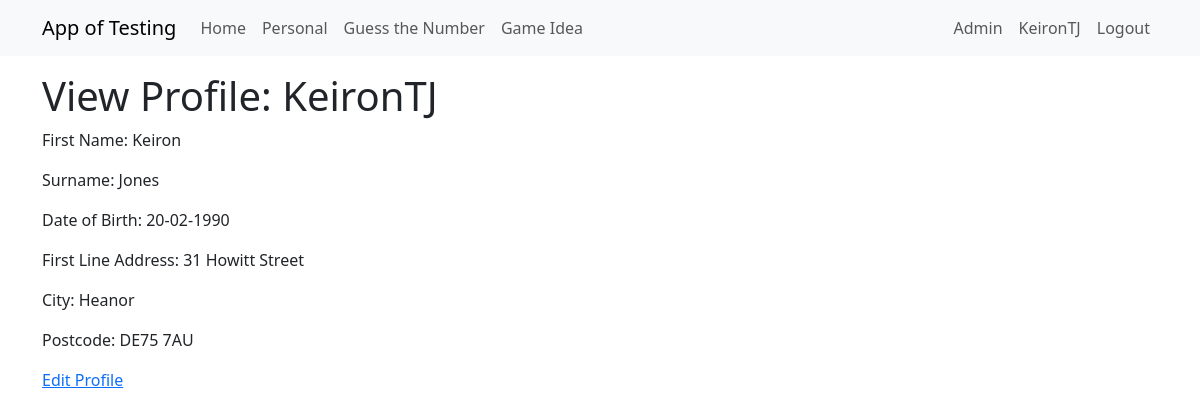
The page /view_profile/1 (signed in) on the database as committed earlier.
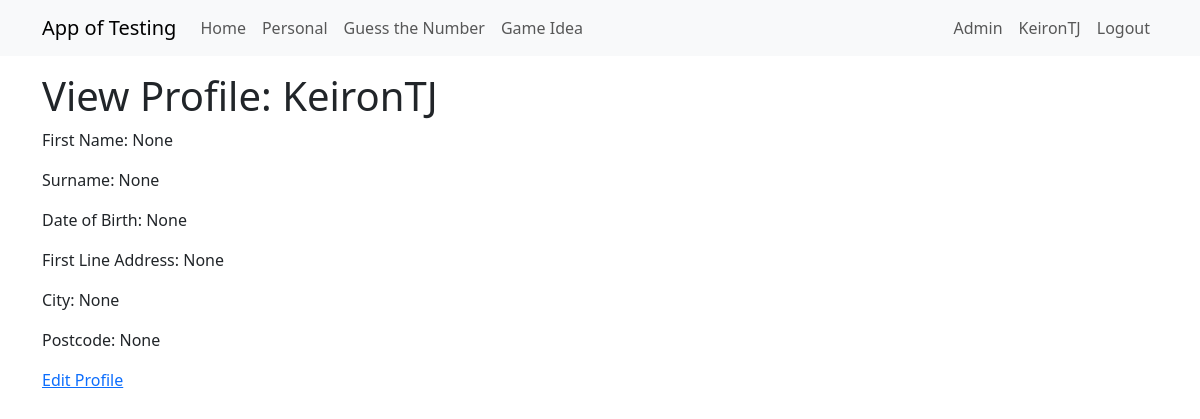
The same page on the database as committed later.
### app/models.py (models this page shows, shortened)
class User(UserMixin, db.Model):
    id = db.Column(Integer, primary_key=True)
    username = db.Column(String(64), index=True, unique=True)
    firstname = db.Column(String(64), nullable=True)
    surname = db.Column(String(64), nullable=True)
    dob = db.Column(DateTime, nullable=True)
    firstlineaddress = db.Column(String(64), nullable=True)
    city = db.Column(String(64), nullable=True)
    postcode = db.Column(String(64), nullable=True)
    email = db.Column(String(120), index=True, unique=True)
    password_hash = db.Column(String(256))
    role=so.relationship("Role", secondary="user_roles")
    active = db.Column(db.Boolean(), default=True)
    testgame = so.relationship("TestGame", back_populates="user")
    def is_admin(self):
        return 'admin' in [role.name for role in self.role]

### app/main/routes.py (the view)
@bp.route('/view_profile/<user_id>', methods=['GET', 'POST'])
@login_required
def view_profile(user_id):
    user = User.query.filter_by(id=user_id).first_or_404()
    if not current_user.is_admin() and current_user.id != user.id:
        return redirect(url_for('admin.not_admin'))
    return render_template("view_profile.html" , title='View Profile', user=user)

### app/models.py (called while the page is built)
@login.user_loader
def load_user(id):
    return db.session.get(User, int(id))

### app/templates/view_profile.html
{% extends "base.html" %}
{% block content %}
<h1> View Profile: {{ user.username }} </h1>
<p>First Name: {{ user.firstname }}</p>
<p>Surname: {{ user.surname }}</p>
{% if user.dob == None %}
    <p>Date of Birth: None</p>
{% else %}
    <p>Date of Birth: {{ user.dob.strftime('%d-%m-%Y') }}</p>
{% endif %}
<p>First Line Address: {{ user.firstlineaddress }}</p>
<p>City: {{ user.city }}</p>
<p>Postcode: {{ user.postcode }}</p>
<p>
    <a href="{{ url_for('main.edit_profile', user_id=user.id) }}" class="">Edit Profile</a>
</p>
{% endblock %}

### app/templates/base.html (shortened to what this page needs)
<!doctype html>
<html lang="en">
  <head>
    <link
        href="https://cdn.jsdelivr.net/npm/bootstrap@5.3.2/dist/css/bootstrap.min.css"
        rel="stylesheet"
>
    <link rel="stylesheet" href="{{ url_for('static', filename='style.css') }}">
  </head>
  <body>
    <nav class="navbar navbar-expand-lg bg-body-tertiary">
      <div class="container">
        <a class="navbar-brand" href="{{ url_for('main.index') }}">App of Testing</a>
        <div class="collapse navbar-collapse" id="navbarSupportedContent">
          <ul class="navbar-nav me-auto mb-2 mb-lg-0">
            <li class="nav-item">
              <a class="nav-link" aria-current="page" href="{{ url_for('main.index') }}">Home</a>
            </li>
            <li class="nav-item">
              <a class="nav-link" aria-current="page" href="{{ url_for('financeapp.pfhome') }}">Personal</a>
            </li>
            <li class="nav-item">
              <a class="nav-link" aria-current="page" href="{{ url_for('gtn.guessthenumberhome') }}">Guess the Number</a>
            </li>
            <li class="nav-item">
              <a class="nav-link" aria-current="page" href="{{ url_for('testgame.tg_startmenu') }}">Game Idea</a>
            </li>
          </ul>
          <ul class="navbar-nav mb-2 mb-lg-0">
            {% if current_user.is_anonymous %}
              <li class="nav-item">
                <a class="nav-link" aria-current="page" href="{{ url_for('auth.login') }}">Login</a>
              </li>
            {% else %}
              {% if current_user.is_admin() %}
                <li class="nav-item">
                  <a class="nav-link" aria-current="page" href="{{ url_for('admin.admin_home') }}">Admin</a>
                </li>
              {% endif %}
              <li class="nav-item">
                <a class="nav-link" aria-current="page" href="{{ url_for('main.view_profile', user_id=current_user.id) }}">{{ current_user.username }}</a>
              </li>
              <li class="nav-item">
                <a class="nav-link" aria-current="page" href="{{ url_for('auth.logout') }}">Logout</a>
              </li>
            {% endif %}
          </ul>
        </div>
      </div>
    </nav>
    <div class="container mt-3">
      {% block content %}{% endblock %}
    </div>
  </body>
</html>

Rows that differ between the two databases and show on the page:
changed User "KeironTJ": firstname "Keiron" → "None"; surname "Jones" → "None"; firstlineaddress "31 Howitt Street" → "None"; city "Heanor" → "None"; postcode "DE75 7AU" → "None"; dob "20-02-1990" → (not shown)
Other text that changed with them:
text no longer shown: "Date of Birth:"
text now shown: "Date of Birth: None"
